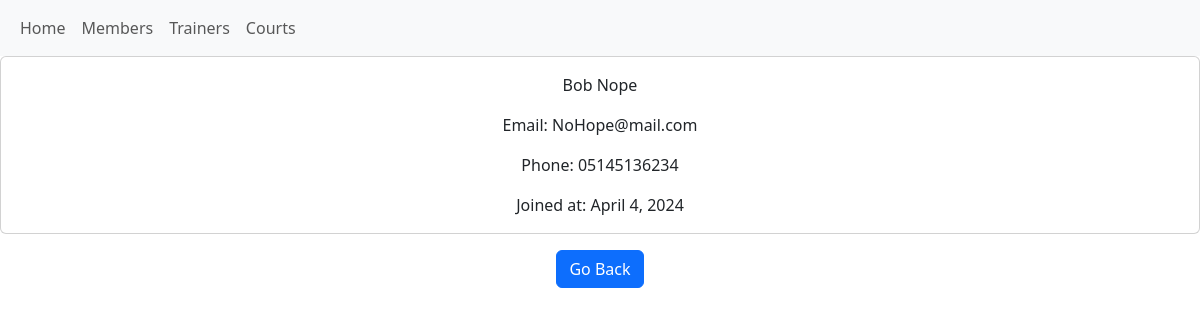
The app's page /members/member_details/1, older data.
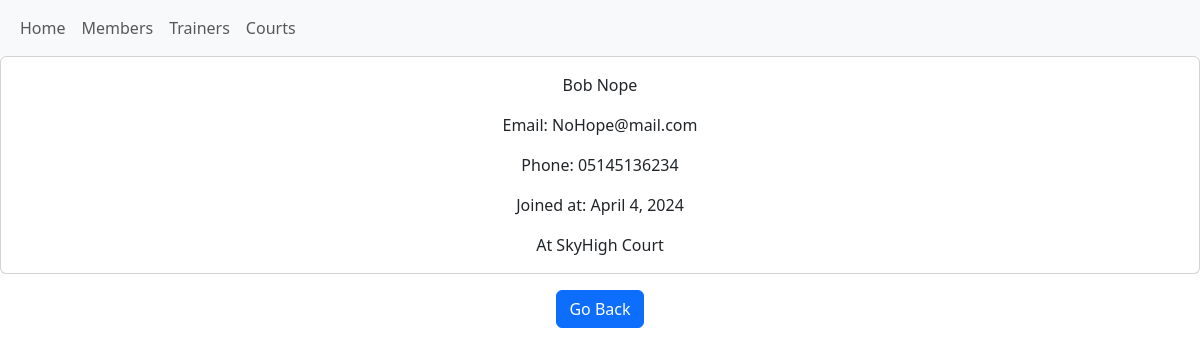
The same page, newer data.
### members/models.py (models this page shows, shortened)
class Member(models.Model):
    fname = models.CharField(max_length=30)
    lname = models.CharField(max_length=30)
    email = models.EmailField()
    phone = models.CharField(max_length=13)
    join_date = models.DateField(max_length=254)
    court = models.ForeignKey(
        Court, on_delete=models.SET_NULL, null=True, related_name="members"
    )

### courts/models.py (models this page shows, shortened)
class Court(models.Model):
    name = models.CharField(max_length=100)
    number = models.PositiveIntegerField(unique=True)
    is_occupied = models.BooleanField(default=False)
    occupation_time = models.DateTimeField(null=True, blank=True)
    def __str__(self):
        return self.name

### members/views.py (the view)
# urls.py: path("member_details/<int:id>", views.member_details, name="member_details"),
def member_details(request, id):
    member = Member.objects.get(id=id)
    context = {"member": member}
    return render(request, "member_details.html", context)

### members/templates/member_details.html (shortened to what this page needs)
{%extends 'base.html'%}  {%block content%}
<div class="card">
  <div class="card-body">
    <p class="title">{{member.fname}} {{member.lname}}</p>
    <p class="card-text">Email: {{member.email}}</p>
    <p class="card-text">Phone: {{member.phone}}</p>
    <p class="card-text">Joined at: {{member.join_date}}</p>
    {% if member.court%}
    <p class="card-text">At {{member.court}} Court</p>
    {%endif%}
  </div>
</div>
<a href="{%url 'members'%}" class="btn btn-primary mt-3">Go Back</a>
{%endblock%}

Row changes from the older to the newer data that the page shows:
changed Member "Bob": court_id empty → 1 (drawn); court (not shown) → "SkyHigh"
Text that changed along with them:
text now shown: "At Court"
